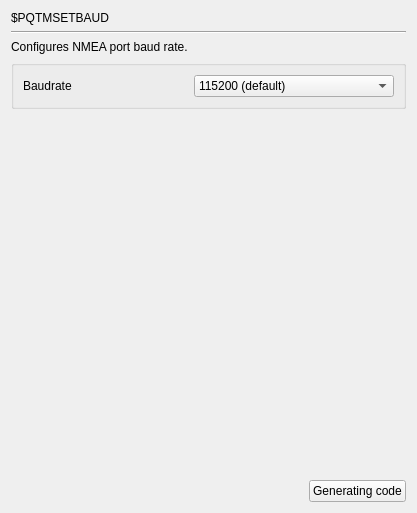
     <widget class="QWidget" name="page_PQTMSETBAUD">
      <layout class="QGridLayout" name="gridLayout_29">
       <item row="0" column="0">
        <widget class="QLabel" name="label_496">
         <property name="text">
          <string>$PQTMSETBAUD</string>
         </property>
        </widget>
       </item>
       <item row="1" column="0" colspan="2">
        <widget class="Line" name="line_126">
         <property name="orientation">
          <enum>Qt::Horizontal</enum>
         </property>
        </widget>
       </item>
       <item row="2" column="0">
        <widget class="QLabel" name="label_497">
         <property name="text">
          <string>Configures NMEA port baud rate.</string>
         </property>
        </widget>
       </item>
       <item row="4" column="1">
        <spacer name="verticalSpacer_126">
         <property name="orientation">
          <enum>Qt::Vertical</enum>
         </property>
         <property name="sizeHint" stdset="0">
          <size>
           <width>20</width>
           <height>365</height>
          </size>
         </property>
        </spacer>
       </item>
       <item row="5" column="0">
        <spacer name="horizontalSpacer_126">
         <property name="orientation">
          <enum>Qt::Horizontal</enum>
         </property>
         <property name="sizeHint" stdset="0">
          <size>
           <width>292</width>
           <height>20</height>
          </size>
         </property>
        </spacer>
       </item>
       <item row="5" column="1">
        <widget class="QPushButton" name="GC_PQTMSETBAUD">
         <property name="text">
          <string>Generating code</string>
         </property>
        </widget>
       </item>
       <item row="3" column="0" colspan="2">
        <widget class="QGroupBox" name="groupBox_3">
         <property name="title">
          <string/>
         </property>
         <layout class="QGridLayout" name="gridLayout_28">
          <item row="0" column="0">
           <widget class="QLabel" name="label_24">
            <property name="text">
             <string>Baudrate</string>
            </property>
           </widget>
          </item>
          <item row="0" column="1">
           <widget class="QComboBox" name="comboBox_PQTMSETBAUD">
            <property name="minimumSize">
             <size>
              <width>200</width>
              <height>0</height>
             </size>
            </property>
            <item>
             <property name="text">
              <string>115200 (default)</string>
             </property>
            </item>
            <item>
             <property name="text">
              <string>230400</string>
             </property>
            </item>
            <item>
             <property name="text">
              <string>460800</string>
             </property>
            </item>
            <item>
             <property name="text">
              <string>921600</string>
             </property>
            </item>
           </widget>
          </item>
         </layout>
        </widget>
       </item>
      </layout>
     </widget>
